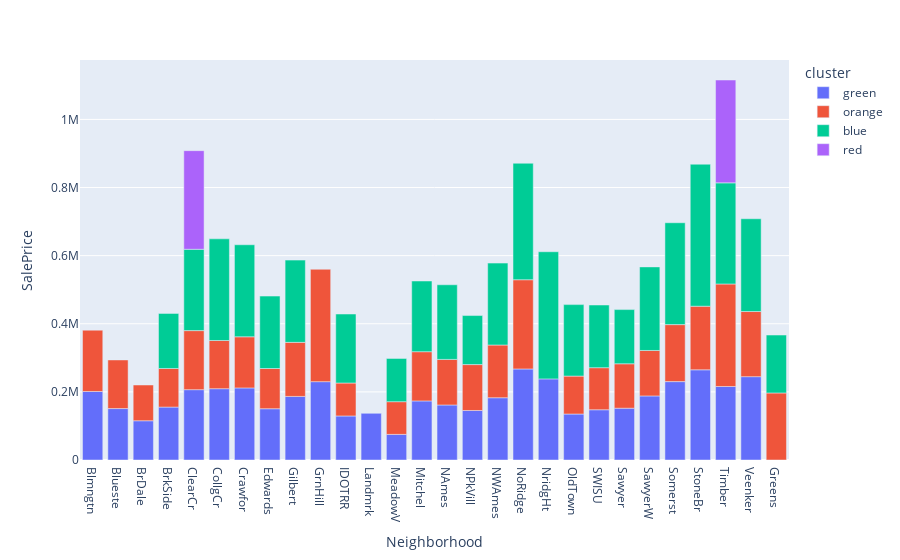

Here is the notebook cell this chart was saved with:
### Code cell
neigh_plot = X_train
neigh_plot["cluster"] = clusters
merged = neigh_plot.groupby(["Neighborhood", "cluster"])["SalePrice"].mean().reset_index()
px.bar(merged, x="Neighborhood", y="SalePrice", color="cluster")

### Figure 1 — Plotly figure (JSON) as saved in the notebook; plotly's stock layout.template omitted (floating-point values rounded to 4 significant figures)
{"data": [{"alignmentgroup": "True", "hovertemplate": "cluster=green<br>Neighborhood=%{x}<br>SalePrice=%{y}<extra></extra>", "legendgroup": "green", "marker": {"color": "#636efa", "pattern": {"shape": ""}}, "name": "green", "offsetgroup": "green", "orientation": "v", "showlegend": true, "textposition": "auto", "type": "bar", "x": ["Blmngtn", "Blueste", "BrDale", "BrkSide", "ClearCr", "CollgCr", "Crawfor", "Edwards", "Gilbert", "GrnHill", "IDOTRR", "Landmrk", "MeadowV", "Mitchel", "NAmes", "NPkVill", "NWAmes", "NoRidge", "NridgHt", "OldTown", "SWISU", "Sawyer", "SawyerW", "Somerst", "StoneBr", "Timber", "Veenker"], "xaxis": "x", "y": [201200, 151000, 115250, 155400.0, 206494, 209400.0, 211700.0, 150500.0, 186700.0, 230000, 129300.0, 137000, 75200, 173500.0, 161600.0, 145400.0, 182800.0, 267340, 238200.0, 135000.0, 147500.0, 152100.0, 188100.0, 230100.0, 264800.0, 215800.0, 244670], "yaxis": "y"}, {"alignmentgroup": "True", "hovertemplate": "cluster=orange<br>Neighborhood=%{x}<br>SalePrice=%{y}<extra></extra>", "legendgroup": "orange", "marker": {"color": "#EF553B", "pattern": {"shape": ""}}, "name": "orange", "offsetgroup": "orange", "orientation": "v", "showlegend": true, "textposition": "auto", "type": "bar", "x": ["Blmngtn", "Blueste", "BrDale", "BrkSide", "ClearCr", "CollgCr", "Crawfor", "Edwards", "Gilbert", "Greens", "GrnHill", "IDOTRR", "MeadowV", "Mitchel", "NAmes", "NPkVill", "NWAmes", "NoRidge", "OldTown", "SWISU", "Sawyer", "SawyerW", "Somerst", "StoneBr", "Timber", "Veenker"], "xaxis": "x", "y": [180000.0, 142800.0, 104900.0, 113400.0, 173425, 141500.0, 150100.0, 118100.0, 158750, 196900.0, 330000, 96790.0, 96050.0, 144500.0, 133800.0, 134805, 154800.0, 262000, 111400.0, 123500.0, 130400.0, 133464, 167400.0, 186750, 301000.0, 191250], "yaxis": "y"}, {"alignmentgroup": "True", "hovertemplate": "cluster=blue<br>Neighborhood=%{x}<br>SalePrice=%{y}<extra></extra>", "legendgroup": "blue", "marker": {"color": "#00cc96", "pattern": {"shape": ""}}, "name": "blue", "offsetgroup": "blue", "orientation": "v", "showlegend": true, "textposition": "auto", "type": "bar", "x": ["BrkSide", "ClearCr", "CollgCr", "Crawfor", "Edwards", "Gilbert", "Greens", "IDOTRR", "MeadowV", "Mitchel", "NAmes", "NPkVill", "NWAmes", "NoRidge", "NridgHt", "OldTown", "SWISU", "Sawyer", "SawyerW", "Somerst", "StoneBr", "Timber", "Veenker"], "xaxis": "x", "y": [161750, 238800.0, 298400.0, 270200.0, 212652, 241500.0, 170000, 202500, 127000, 207600.0, 219100.0, 144000, 240500.0, 342000.0, 373300.0, 209800.0, 184000, 159100.0, 245400.0, 299100.0, 416900.0, 296900.0, 272400.0], "yaxis": "y"}, {"alignmentgroup": "True", "hovertemplate": "cluster=red<br>Neighborhood=%{x}<br>SalePrice=%{y}<extra></extra>", "legendgroup": "red", "marker": {"color": "#ab63fa", "pattern": {"shape": ""}}, "name": "red", "offsetgroup": "red", "orientation": "v", "showlegend": true, "textposition": "auto", "type": "bar", "x": ["ClearCr", "Timber"], "xaxis": "x", "y": [289500, 301975], "yaxis": "y"}], "layout": {"barmode": "relative", "legend": {"title": {"text": "cluster"}, "tracegroupgap": 0}, "margin": {"t": 60}, "xaxis": {"anchor": "y", "domain": [0, 1], "title": {"text": "Neighborhood"}}, "yaxis": {"anchor": "x", "domain": [0, 1], "title": {"text": "SalePrice"}}}}
